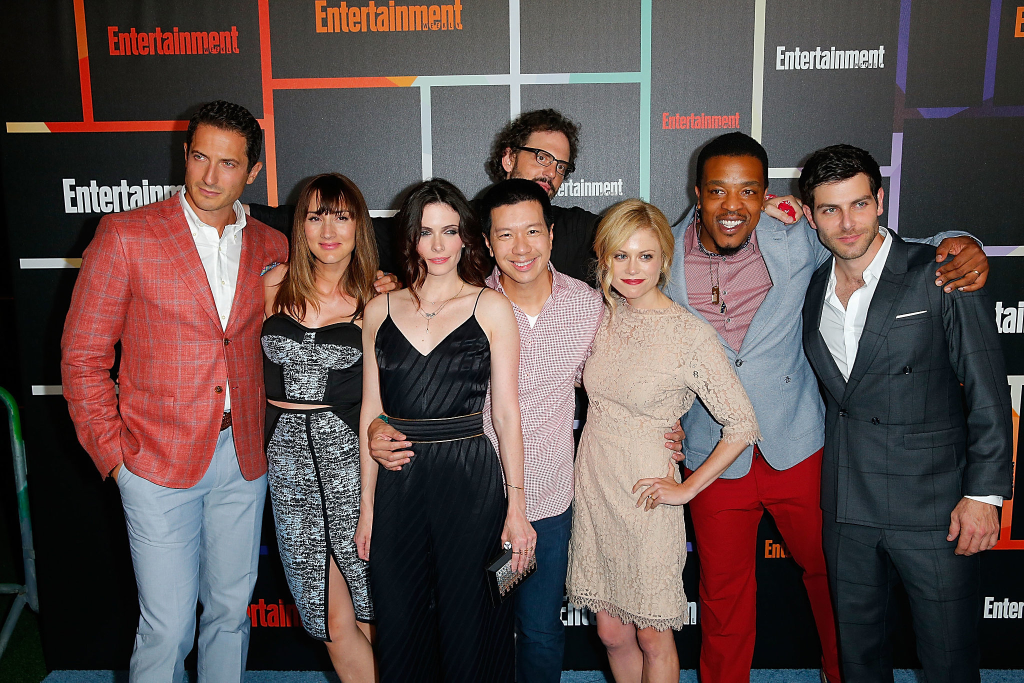
#> input picture Images/test4.jpg, 2048 x 1365 px, found by its file name (shown at 1/2 size)
$ python faceDetection.py
#> lines starting #> are read from the running program, lines starting #| are printed output that depends on the picture; after the words box and inside, x2 and y2 are one past the last pixel; in counts of white or black regions, pixels touching at a corner belong together
import cv2
import matplotlib.pyplot as plt
import time

def convertToRGB(img):
	return cv2.cvtColor(img, cv2.COLOR_BGR2RGB)

#Reads Image and converts it to grayscale
cv2.namedWindow("Output", cv2.WINDOW_NORMAL)
test1 = cv2.imread('/home/racs/DATA/Projects/FaceDetection/Images/test4.jpg')
#> test1 is the input picture: shape (1365, 2048, 3); mean B, G, R 76.9, 78.7, 95.3
grayImg = cv2.cvtColor(test1, cv2.COLOR_BGR2GRAY)
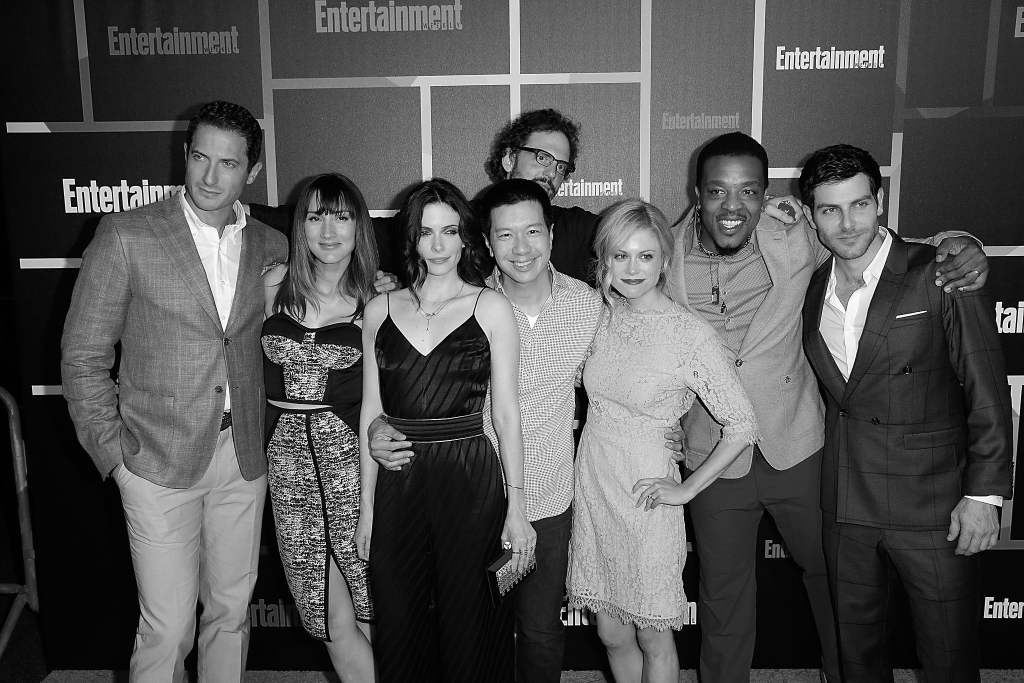
#> grayImg: shape (1365, 2048) (shown at 1/2 size); min 0, max 255, mean 83.5

choice = input("1.Haar 2.LBP")
#> the answer given: 1
if(choice == 1):
	#load haar classifier
	haarFaceCascade = cv2.CascadeClassifier('/home/racs/DATA/Projects/FaceDetection/xmlFiles/haarcascade_frontalface_alt.xml')
	faces = haarFaceCascade.detectMultiScale(grayImg, scaleFactor = 1.2, minNeighbors = 5)
else:
	#load lbp classifier
	lbpFaceCascade = cv2.CascadeClassifier('/home/racs/DATA/Projects/FaceDetection/xmlFiles/lbpcascade_frontalface.xml')
	faces = lbpFaceCascade.detectMultiScale(grayImg, scaleFactor = 1.2, minNeighbors = 5)
#> faces = [[816, 418, 121, 121], [1203, 462, 131, 131], [1623, 360, 144, 144], [357, 270, 142, 142], [1394, 327, 149, 149], [590, 386, 137, 137], [967, 408, 153, 153]]


#Uses opencv to display the image in a window
#resizedImage = cv2.resize(test1, (960, 540))
#cv2.imshow('Test Img', resizedImage)
cv2.imshow('Test Img', test1)
cv2.waitKey(0)
cv2.destroyAllWindows()

#Detecting faces
#faces = haarFaceCascade.detectMultiScale(grayImg, scaleFactor = 1.2, minNeighbors = 5)

print("Faces found : ", len(faces))
#| Faces found :  7

#Make a rectangle over the face
for (x, y, w, h) in faces:
	cv2.rectangle(test1, (x, y), (x+w, y+h), (0, 255, 0), 2)
#> this loop made 7 passes
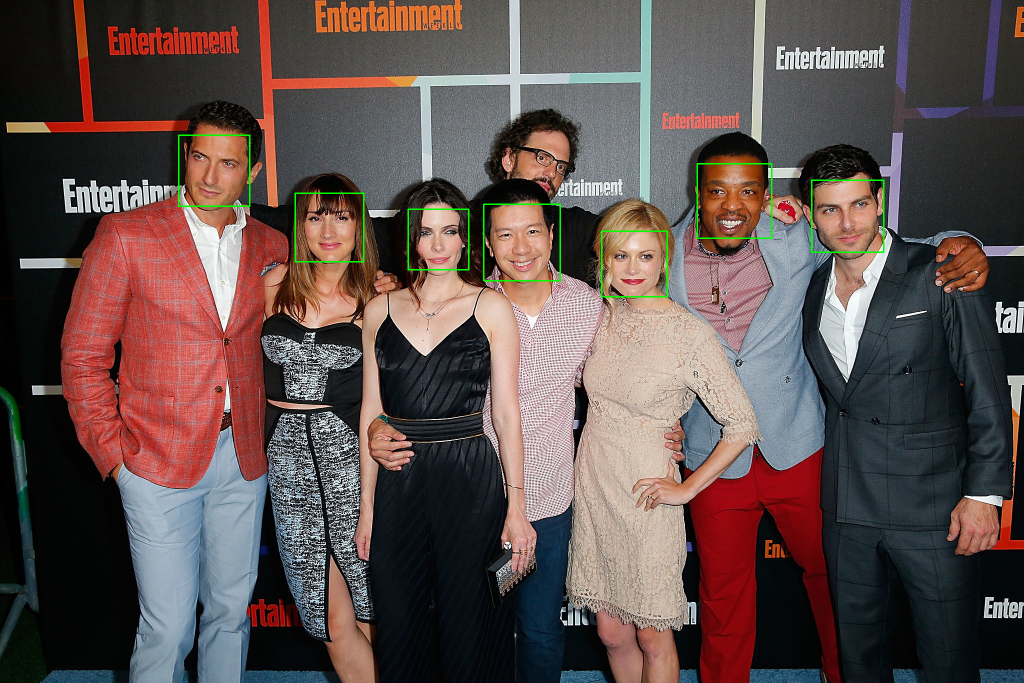
#> test1: shape (1365, 2048, 3) (shown at 1/2 size); 0.42% of pixels changed, all inside (x1, y1, x2, y2) = (356, 269, 1769, 595)

#plt.imshow(convertToRGB(test1))
cv2.imshow('Test Img', convertToRGB(test1))
cv2.waitKey(0)
cv2.destroyAllWindows()

$ run again, with Images/test1.jpg copied over Images/test4.jpg
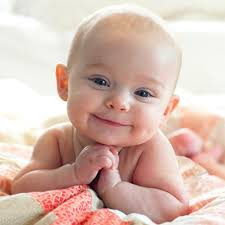
#> input picture Images/test1.jpg, 225 x 225 px, found by its file name
#> test1 is the input picture: shape (225, 225, 3); mean B, G, R 175.9, 186.9, 214.8
#> `grayImg = cv2.cvtColor(test1, cv2.COLOR_BGR2GRAY)`:
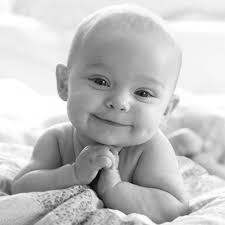
#> grayImg: shape (225, 225); min 1, max 255, mean 194
#> faces = ()
#| Faces found :  0
